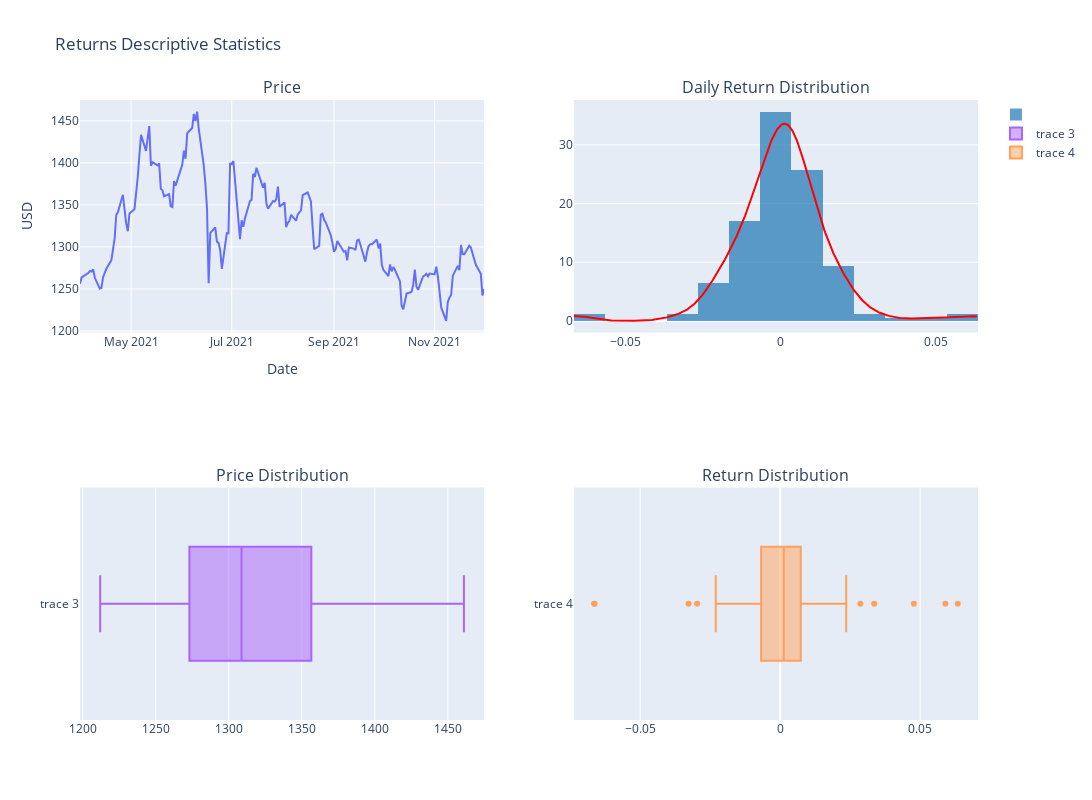

Here is the notebook cell this chart was saved with:
### Code cell
import plotly.figure_factory as ff
import plotly.express as px
from plotly.subplots import make_subplots
import plotly.graph_objects as go

df_sorted = df_soy_6m_clean.sort_values('date')
fig = make_subplots(rows=2, cols=2, subplot_titles=["Price", "Daily Return Distribution", 'Price Distribution', 'Return Distribution'])


dist = ff.create_distplot([df_soy_6m_clean['pct_t-1'].values.tolist()], [''], bin_size=.01).data[1]
hist = ff.create_distplot([df_soy_6m_clean['pct_t-1'].values.tolist()], [''], bin_size=.01).data[0]
price = px.line(x=df_soy_6m_clean.value, y=df_soy_6m_clean.index)
price = px.line(y=df_sorted.value, x=df_sorted.date, title='Bean Price', labels=dict(x='Date', y='USD')).data[0]
# dist.update_layout(width=700, height=700)

fig.add_trace(go.Scatter(dist, line=dict(color='red')), row=1, col=2)
fig.add_trace(hist, row=1, col=2)
fig.add_trace(go.Scatter(price), row=1,col=1)
fig.add_trace(go.Box(x=df_sorted.value), row=2,col=1)
fig.add_trace(go.Box(x=df_sorted['pct_t-1']), row=2,col=2)

fig['layout'].update(height=800, width=1500, title='Returns Descriptive Statistics')

fig.update_xaxes(title_text="Date", row=1, col=1)
fig.update_yaxes(title_text="USD", row=1, col=1)

fig.update_xaxes(tickmode='array', row=1, col=2)

# fig.update_xaxes(ticktext =[f'{i:.4f} %' for i in range(-7,7 , 1)], tickvals =[i/100 for i in range(-7,7 , 1)], row=1, col=2)

# fig.add_trace(dist, row=1, col=1)
fig.show()

### Figure 1 — Plotly figure (JSON) as saved in the notebook; plotly's stock layout.template omitted (floating-point values rounded to 4 significant figures; data arrays with more than 128 entries replaced by an {"elided": "..."} marker saying what was removed)
{"data": [{"legendgroup": "", "line": {"color": "red"}, "marker": {"color": "rgb(31, 119, 180)"}, "mode": "lines", "name": "", "showlegend": false, "type": "scatter", "x": {"elided": "500 float values"}, "xaxis": "x2", "y": {"elided": "500 float values"}, "yaxis": "y2"}, {"autobinx": false, "histnorm": "probability density", "legendgroup": "", "marker": {"color": "rgb(31, 119, 180)"}, "name": "", "opacity": 0.7, "type": "histogram", "x": {"elided": "171 float values"}, "xaxis": "x2", "xbins": {"end": 0.06344, "size": 0.01, "start": -0.06648}, "yaxis": "y2"}, {"hovertemplate": "Date=%{x}<br>USD=%{y}<extra></extra>", "legendgroup": "", "line": {"color": "#636efa", "dash": "solid"}, "marker": {"symbol": "circle"}, "mode": "lines", "name": "", "orientation": "v", "showlegend": false, "type": "scatter", "x": {"elided": "171 str values"}, "xaxis": "x", "y": {"elided": "171 float values"}, "yaxis": "y"}, {"type": "box", "x": {"elided": "171 float values"}, "xaxis": "x3", "yaxis": "y3"}, {"type": "box", "x": {"elided": "171 float values"}, "xaxis": "x4", "yaxis": "y4"}], "layout": {"annotations": [{"font": {"size": 16}, "showarrow": false, "text": "Price", "x": 0.225, "xanchor": "center", "xref": "paper", "y": 1, "yanchor": "bottom", "yref": "paper"}, {"font": {"size": 16}, "showarrow": false, "text": "Daily Return Distribution", "x": 0.775, "xanchor": "center", "xref": "paper", "y": 1, "yanchor": "bottom", "yref": "paper"}, {"font": {"size": 16}, "showarrow": false, "text": "Price Distribution", "x": 0.225, "xanchor": "center", "xref": "paper", "y": 0.375, "yanchor": "bottom", "yref": "paper"}, {"font": {"size": 16}, "showarrow": false, "text": "Return Distribution", "x": 0.775, "xanchor": "center", "xref": "paper", "y": 0.375, "yanchor": "bottom", "yref": "paper"}], "height": 800, "title": {"text": "Returns Descriptive Statistics"}, "width": 1500, "xaxis": {"anchor": "y", "domain": [0, 0.45], "title": {"text": "Date"}}, "xaxis2": {"anchor": "y2", "domain": [0.55, 1], "tickmode": "array"}, "xaxis3": {"anchor": "y3", "domain": [0, 0.45]}, "xaxis4": {"anchor": "y4", "domain": [0.55, 1]}, "yaxis": {"anchor": "x", "domain": [0.625, 1], "title": {"text": "USD"}}, "yaxis2": {"anchor": "x2", "domain": [0.625, 1]}, "yaxis3": {"anchor": "x3", "domain": [0, 0.375]}, "yaxis4": {"anchor": "x4", "domain": [0, 0.375]}}}
